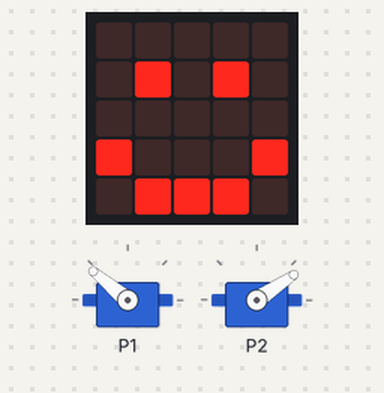
A program run on a simulated BBC micro:bit running MicroPython. Parts: 2 × servo, the board's 5×5 LED display. Servo angles are drawn from the pulse width (0.5 ms = 0°, 2.5 ms = 180°).

Above: at 0.2 s.
At 1.0 s:
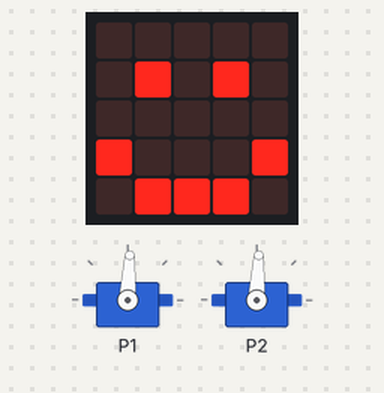
At 3.2 s:
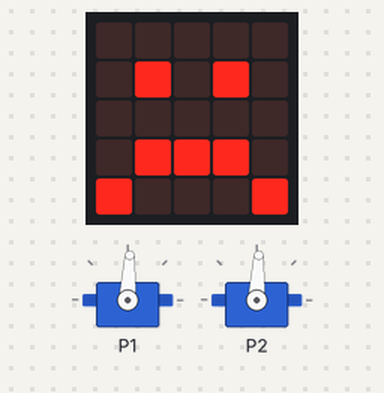
At 4.2 s:
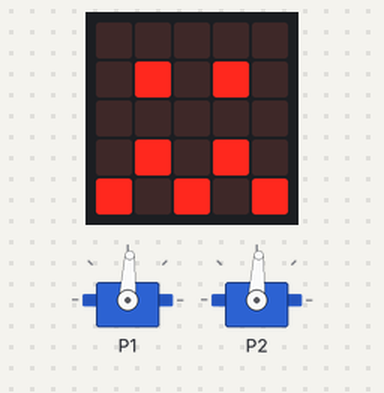
Timing chart, 0 to 39.7 s (numbered marks = the images above):
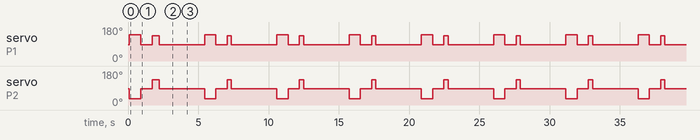

Measured:
- by itself, servo on P1: moves between 87° and 140°, repeating every 5.1 s
- by itself, servo on P2: moves between 34° and 134°, repeating every 5.1 s
- what the display in image 0 shows lasts 2.0 s, from 0.1 s to 2.1 s
- what the display in image 2 shows lasts 1.0 s, from 3.1 s to 4.1 s

The program:

MultiStateMachine2.py
```python
# Add your Python code here. E.g.
from microbit import * # Beginnen de programma door alles vanuit de microbit library te importeren, dit is maar een keer nodig

t0_beweging = running_time() # De tijd waarop ons beweging timer start
t0_emotie = running_time() # De tijd waarop ons emotie timer start

def getTimeBeweging(): # Geeft de tijd van onze beweging timer
    return running_time() - t0_beweging

def getTimeEmotie(): # Geeft de tijd van onze emotie timer
    return running_time() - t0_emotie

def resetTimeBeweging(): # Reset onze beweging timer
    global t0_beweging
    t0_beweging = running_time()

def resetTimeEmotie(): # Reset onze emotie timer
    global t0_emotie
    t0_emotie = running_time()

fysiekeToestand = { # De fysieke toestand van de micro:bit
    'rechterServoPower': 0,
    'linkerServoPower': 0,
    'dislpayState': Image.SAD
}

def powerToAnalog(power): # Zet +/- 0-100% vermogen (power) over naar analog input
    if(power <= -100):
        return 45
    elif(power >= 100):
        return 105
    else:
        return power*0.3 + 75

def vooruit(power): # Update de power state van de servos (om vooruit te rijden, - is achteruit)
    fysiekeToestand['rechterServoPower'] = power
    fysiekeToestand['linkerServoPower'] = -power

def draaien(power): # Update de power state van de servos (om reghts om te draaien, - is links om)
    fysiekeToestand['rechterServoPower'] = power
    fysiekeToestand['linkerServoPower'] = power

def instelAfbeelding(image): # Update de state van het display met een afbeelding
    fysiekeToestand['dislpayState'] = image

def commitFysiekeToestand(): # Stuurt signaal uit de servo state naar servos en toond een afbeelding op het display
    pin1.write_analog(powerToAnalog(fysiekeToestand.get('rechterServoPower')))
    pin2.write_analog(powerToAnalog(fysiekeToestand.get('linkerServoPower')))
    display.show(fysiekeToestand.get('dislpayState'))

def bewegingInitializatie(state): # Defineert functie voor state
    resetTimeBeweging() # Timer resetten
    state['beweging'] += 1 # Naar de volgende state gaan
    return state # Geeft door wat de volgende state moet zijn

def bewegingAfbreaken(state): # Defineert functie voor state
    resetTimeBeweging() # Timer resetten
    vooruit(0) # Stop servos (zet vermogen naar 0%)
    state['beweging'] = 1 # State terug naar het begin zetten om oneindig door de states te loopen (na de initializatie)
    return state # Geeft door wat de volgende state moet zijn

def emotieInitializatie(state): # Defineert functie voor state
    resetTimeEmotie() # Timer resetten
    state['emotie'] += 1 # Naar de volgende state gaan
    return state # Geeft door wat de volgende state moet zijn

def emotieAfbreaken(state): # Defineert functie voor state
    resetTimeEmotie() # Timer resetten
    state['emotie'] = 1 # State terug naar het begin zetten om oneindig door de states te loopen (na de initializatie)
    return state # Geeft door wat de volgende state moet zijn

def beweegVooruit(state): # Defineert functie voor state
    vooruit(100) # Beweeg vooruit met 50%
    if(getTimeBeweging() > 800 or state['emotie'] != 1): # Als de tijd > 0.8 seconden is of niet blij meer is...
        resetTimeBeweging() # Timer resetten
        state['beweging'] += 1 # Naar de volgende state gaan
    return state # Geeft door wat de volgende state moet zijn (eerst vaak het huidige)

def stop(state):
    vooruit(0) # Stop servos (zet vermogen naar 0%)
    if(getTimeBeweging() > 800 and state['emotie'] == 1): # Als de tijd > 0.8 seconden is en blij is...
        resetTimeBeweging()
        state['beweging'] += 1
    return state # Geeft door wat de volgende state moet zijn (eerst vaak het huidige)

def draaiRechts(state):
    draaien(90) # Draai met 60%
    if(getTimeBeweging() > 500 or state['emotie'] != 1): # Als de tijd > 0.5 seconden is of niet blij meer is...
        resetTimeBeweging()
        state['beweging'] += 1
    return state

def blij(state):
    instelAfbeelding(Image.HAPPY)
    if(getTimeEmotie() > 2000): # Blij voor 2 seconden
        resetTimeEmotie()
        state['emotie'] += 1
    return state

def verdrietig(state):
    instelAfbeelding(Image.SAD)
    if(getTimeEmotie() > 1000): # Verdrietig voor 1 seconde
        resetTimeEmotie()
        state['emotie'] += 1
    return state

def verwarred(state):
    instelAfbeelding(Image.CONFUSED)
    if(getTimeEmotie() > 1000): # Verwarred voor 1 seconde
        resetTimeEmotie()
        state['emotie'] += 1
    return state

bewegingStates = { # Maakt een dictionary voor alle beweging states
    0: bewegingInitializatie,  # key: value, of naam: functie
    1: beweegVooruit,
    2: stop,
    3: draaiRechts,
    4: stop,
    5: bewegingAfbreaken
}

emotieStates = { # Maakt een dictionary voor alle emotie states
    0: emotieInitializatie,  # key: value, of naam: functie
    1: blij,
    2: verwarred,
    3: verdrietig,
    4: verwarred,
    5: emotieAfbreaken
}

def bewegingStateMachine(state): # Functie waarmee de states worden geroepen
    func = bewegingStates.get(state['beweging']) # Pakt de functie die bij de huidige state hoort
    return func(state)['beweging'] # Elke state geeft de volgende state aan als return waarde

def emotieStateMachine(state): # Functie waarmee de states worden geroepen
    func = emotieStates.get(state['emotie']) # Pakt de functie die bij de huidige state hoort
    return func(state)['emotie'] # Elke state geeft de volgende state aan als return waarde

state = {  # Begin state (Dit is nu een dictionary met twee states)
    'beweging': 0,
    'emotie': 0
}
while True:
    state['beweging'] = bewegingStateMachine(state) # Update en voerd de huidige state uit
    state['emotie'] = emotieStateMachine(state) # Update en voerd de huidige state uit
    commitFysiekeToestand() # Nu worden de servos pas echt aangedreven en afbeelding pas echt afgebeeld
    sleep(100) # Geeft tijd om alles uit te voeren
```
